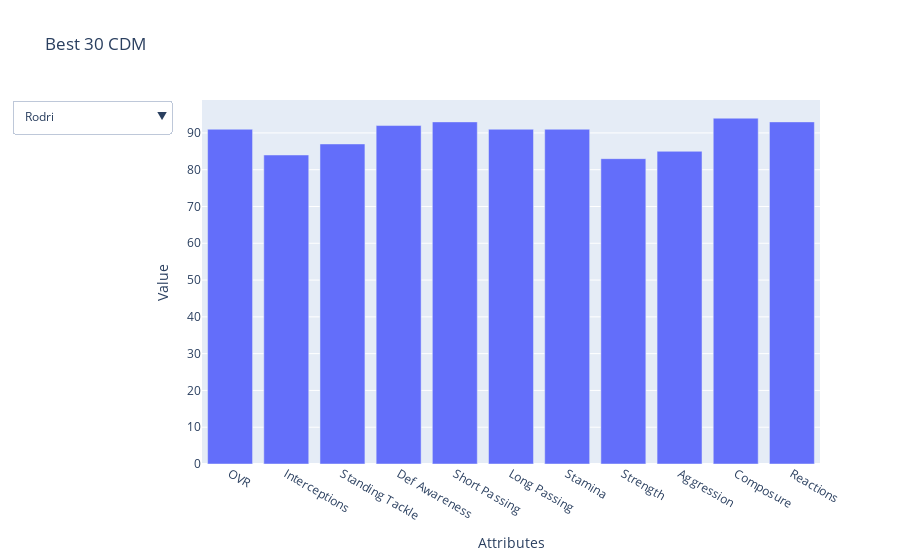

The notebook cell saved with this chart:
### Code cell
fig = go.Figure()

for player in cdm_data['Name']:
    player_data = cdm_data[cdm_data['Name'] == player][cdm_stats].values.flatten()
    fig.add_trace(
        go.Bar(
            x=cdm_stats,
            y=player_data,
            name=player,
            visible=False
        )
    )

fig.data[0].visible = True


fig.update_layout(
    updatemenus=[
        dict(
            buttons=[
                dict(
                    args=[{"visible": [i == j for i in range(len(cdm_data['Name']))]}],  
                    label=player,
                    method='update'
                )
                for j, player in enumerate(cdm_data['Name'])  
            ],
            direction='down',
            showactive=True,
        )
    ]
)

fig.update_layout(
    title='Best 30 CDM',
    xaxis_title='Attributes',
    yaxis_title='Value',
    showlegend=False
)

fig.show()

### Figure 1 — Plotly figure (JSON) as saved in the notebook; plotly's stock layout.template omitted (floating-point values rounded to 4 significant figures)
{"data": [{"name": "Rodri", "type": "bar", "visible": true, "x": ["OVR", "Interceptions", "Standing Tackle", "Def Awareness", "Short Passing", "Long Passing", "Stamina", "Strength", "Aggression", "Composure", "Reactions"], "y": [91, "84", "87", "92", 93, 91, 91, 83, 85, 94, 93]}, {"name": "Patri Guijarro", "type": "bar", "visible": false, "x": ["OVR", "Interceptions", "Standing Tackle", "Def Awareness", "Short Passing", "Long Passing", "Stamina", "Strength", "Aggression", "Composure", "Reactions"], "y": [88, "83", "87", "86", 90, 93, 78, 77, 71, 84, 85]}, {"name": "Declan Rice", "type": "bar", "visible": false, "x": ["OVR", "Interceptions", "Standing Tackle", "Def Awareness", "Short Passing", "Long Passing", "Stamina", "Strength", "Aggression", "Composure", "Reactions"], "y": [87, "86", "86", "85", 85, 86, 92, 81, 85, 86, 85]}, {"name": "Lena Oberdorf", "type": "bar", "visible": false, "x": ["OVR", "Interceptions", "Standing Tackle", "Def Awareness", "Short Passing", "Long Passing", "Stamina", "Strength", "Aggression", "Composure", "Reactions"], "y": [86, "86", "90", "88", 81, 80, 81, 92, 92, 82, 85]}, {"name": "Granit Xhaka", "type": "bar", "visible": false, "x": ["OVR", "Interceptions", "Standing Tackle", "Def Awareness", "Short Passing", "Long Passing", "Stamina", "Strength", "Aggression", "Composure", "Reactions"], "y": [86, "79", "79", "82", 89, 90, 83, 78, 93, 81, 86]}, {"name": "Hakan Çalhanoğlu", "type": "bar", "visible": false, "x": ["OVR", "Interceptions", "Standing Tackle", "Def Awareness", "Short Passing", "Long Passing", "Stamina", "Strength", "Aggression", "Composure", "Reactions"], "y": [86, "82", "81", "80", 89, 89, 81, 72, 80, 85, 86]}, {"name": "Bruno Guimarães", "type": "bar", "visible": false, "x": ["OVR", "Interceptions", "Standing Tackle", "Def Awareness", "Short Passing", "Long Passing", "Stamina", "Strength", "Aggression", "Composure", "Reactions"], "y": [85, "80", "82", "78", 87, 87, 88, 79, 87, 87, 84]}, {"name": "Keira Walsh", "type": "bar", "visible": false, "x": ["OVR", "Interceptions", "Standing Tackle", "Def Awareness", "Short Passing", "Long Passing", "Stamina", "Strength", "Aggression", "Composure", "Reactions"], "y": [85, "77", "84", "82", 92, 88, 88, 70, 70, 85, 83]}, {"name": "Palhinha", "type": "bar", "visible": false, "x": ["OVR", "Interceptions", "Standing Tackle", "Def Awareness", "Short Passing", "Long Passing", "Stamina", "Strength", "Aggression", "Composure", "Reactions"], "y": [85, "86", "88", "83", 79, 80, 87, 90, 95, 84, 79]}, {"name": "Aurélien Tchouaméni", "type": "bar", "visible": false, "x": ["OVR", "Interceptions", "Standing Tackle", "Def Awareness", "Short Passing", "Long Passing", "Stamina", "Strength", "Aggression", "Composure", "Reactions"], "y": [85, "84", "83", "83", 85, 84, 83, 82, 80, 83, 83]}, {"name": "Sandro Tonali", "type": "bar", "visible": false, "x": ["OVR", "Interceptions", "Standing Tackle", "Def Awareness", "Short Passing", "Long Passing", "Stamina", "Strength", "Aggression", "Composure", "Reactions"], "y": [85, "84", "84", "83", 85, 83, 80, 82, 84, 84, 83]}, {"name": "N'Golo Kanté", "type": "bar", "visible": false, "x": ["OVR", "Interceptions", "Standing Tackle", "Def Awareness", "Short Passing", "Long Passing", "Stamina", "Strength", "Aggression", "Composure", "Reactions"], "y": [85, "88", "90", "88", 80, 74, 82, 72, 87, 82, 87]}, {"name": "Amandine Henry", "type": "bar", "visible": false, "x": ["OVR", "Interceptions", "Standing Tackle", "Def Awareness", "Short Passing", "Long Passing", "Stamina", "Strength", "Aggression", "Composure", "Reactions"], "y": [84, "83", "84", "85", 85, 80, 70, 81, 88, 82, 84]}, {"name": "Georgia Stanway", "type": "bar", "visible": false, "x": ["OVR", "Interceptions", "Standing Tackle", "Def Awareness", "Short Passing", "Long Passing", "Stamina", "Strength", "Aggression", "Composure", "Reactions"], "y": [84, "77", "81", "82", 90, 84, 83, 66, 87, 69, 85]}, {"name": "Yui Hasegawa", "type": "bar", "visible": false, "x": ["OVR", "Interceptions", "Standing Tackle", "Def Awareness", "Short Passing", "Long Passing", "Stamina", "Strength", "Aggression", "Composure", "Reactions"], "y": [84, "85", "82", "84", 89, 89, 77, 51, 76, 78, 84]}], "layout": {"showlegend": false, "title": {"text": "Best 30 CDM"}, "updatemenus": [{"buttons": [{"args": [{"visible": [true, false, false, false, false, false, false, false, false, false, false, false, false, false, false]}], "label": "Rodri", "method": "update"}, {"args": [{"visible": [false, true, false, false, false, false, false, false, false, false, false, false, false, false, false]}], "label": "Patri Guijarro", "method": "update"}, {"args": [{"visible": [false, false, true, false, false, false, false, false, false, false, false, false, false, false, false]}], "label": "Declan Rice", "method": "update"}, {"args": [{"visible": [false, false, false, true, false, false, false, false, false, false, false, false, false, false, false]}], "label": "Lena Oberdorf", "method": "update"}, {"args": [{"visible": [false, false, false, false, true, false, false, false, false, false, false, false, false, false, false]}], "label": "Granit Xhaka", "method": "update"}, {"args": [{"visible": [false, false, false, false, false, true, false, false, false, false, false, false, false, false, false]}], "label": "Hakan Çalhanoğlu", "method": "update"}, {"args": [{"visible": [false, false, false, false, false, false, true, false, false, false, false, false, false, false, false]}], "label": "Bruno Guimarães", "method": "update"}, {"args": [{"visible": [false, false, false, false, false, false, false, true, false, false, false, false, false, false, false]}], "label": "Keira Walsh", "method": "update"}, {"args": [{"visible": [false, false, false, false, false, false, false, false, true, false, false, false, false, false, false]}], "label": "Palhinha", "method": "update"}, {"args": [{"visible": [false, false, false, false, false, false, false, false, false, true, false, false, false, false, false]}], "label": "Aurélien Tchouaméni", "method": "update"}, {"args": [{"visible": [false, false, false, false, false, false, false, false, false, false, true, false, false, false, false]}], "label": "Sandro Tonali", "method": "update"}, {"args": [{"visible": [false, false, false, false, false, false, false, false, false, false, false, true, false, false, false]}], "label": "N'Golo Kanté", "method": "update"}, {"args": [{"visible": [false, false, false, false, false, false, false, false, false, false, false, false, true, false, false]}], "label": "Amandine Henry", "method": "update"}, {"args": [{"visible": [false, false, false, false, false, false, false, false, false, false, false, false, false, true, false]}], "label": "Georgia Stanway", "method": "update"}, {"args": [{"visible": [false, false, false, false, false, false, false, false, false, false, false, false, false, false, true]}], "label": "Yui Hasegawa", "method": "update"}], "direction": "down", "showactive": true}], "xaxis": {"title": {"text": "Attributes"}}, "yaxis": {"title": {"text": "Value"}}}}
